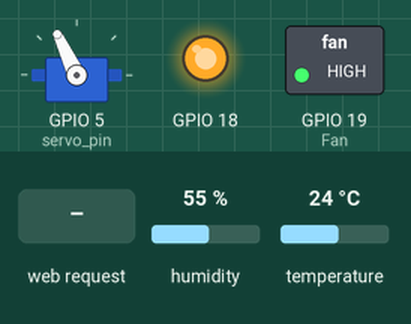
This sketch was run on a simulated ESP32. Shown: servo, switched loads named in the sketch (green lamp = pin HIGH), output pins drawn as LEDs (lit = HIGH). The test bench sets the inputs (shaded band); at power-on: humidity 55 %, temperature 24 °C. WiFi joins after 1.5 s; servers stay silent unless stated; what the sketch prints to the serial monitor is not drawn.

Above: at 2.7 s.
2.8 s: HTTP request GET /D1H received
At 4.5 s:
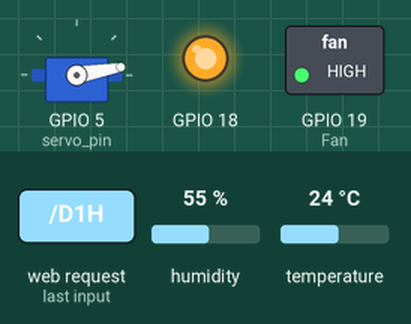
4.8 s: HTTP request GET /L1H received
At 6.0 s:
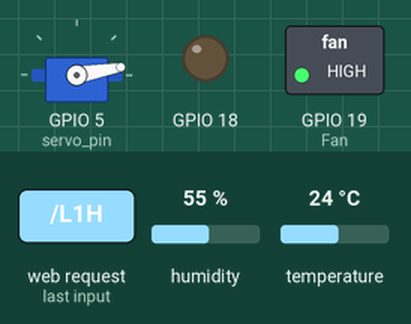
6.3 s: HTTP request GET /F1H received
At 6.9 s:
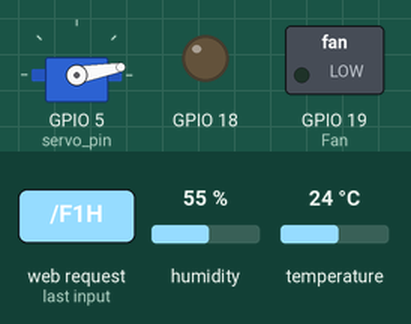
7.8 s: HTTP request GET /L1L received
At 8.4 s:
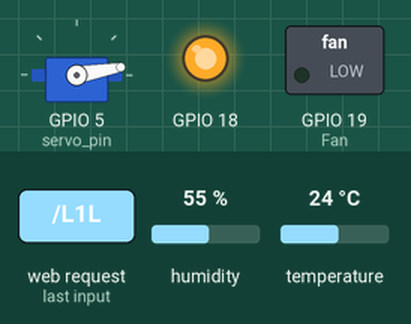
9.3 s: HTTP request GET /D1L received
At 10.9 s:
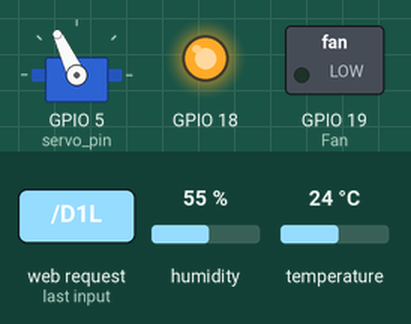
11.3 s: HTTP request GET /L1H received
At 12.3 s:
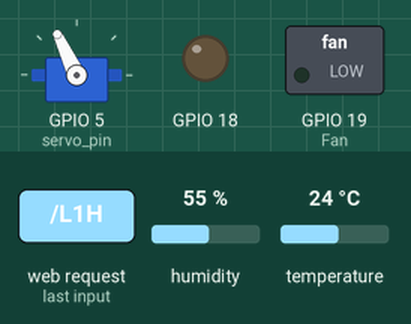
Timing chart, 0 to 13.8 s (numbered marks = the images above; inputs shaded):
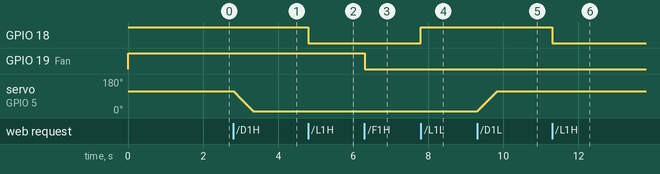

Measured:
- after the input at 2.8 s, servo on GPIO 5 (servo_pin): moves from 115° to 10° over 0.52 s, starting at once
- after the input at 4.8 s, GPIO 18: HIGH → LOW at once
- after the input at 6.3 s, GPIO 19 (Fan): HIGH → LOW at once
- after the input at 7.8 s, GPIO 18: LOW → HIGH at once
- after the input at 9.3 s, servo on GPIO 5 (servo_pin): moves from 10° to 115° over 0.52 s, starting at once
- after the input at 11.3 s, GPIO 18: HIGH → LOW at once

The sketch:

project_iot_2.ino
```cpp
#include <WiFi.h>
#include <DHT.h>
#include <ESP32Servo.h>


const char* ssid     = "Redmi 9 Power";
const char* password = "nu123456789";

#define DHTPIN 4
#define DHTTYPE DHT11
float tem=0,humi=0;
DHT dht(DHTPIN, DHTTYPE);


#define servo_pin 5
Servo myservo;
int pos=115;

//for on off indicating
int lion_state=0,fnon_state=0,don_state=0;


WiFiServer server(80);

void setup()
{
    Serial.begin(115200);
    pinMode(18, OUTPUT);
    digitalWrite(18,HIGH);     // set the LED pin mode
    dht.begin();
    myservo.attach(servo_pin);
    myservo.write(115);
    pinMode(19,OUTPUT); //Fan
    digitalWrite(19,HIGH);

    delay(10);

    // We start by connecting to a WiFi network

    Serial.println();
    Serial.println();
    Serial.print("Connecting to ");
    Serial.println(ssid);

    WiFi.begin(ssid, password);

    while (WiFi.status() != WL_CONNECTED) {
        delay(500);
        Serial.print(".");
    }

    Serial.println("");
    Serial.println("WiFi connected.");
    Serial.println("IP address: ");
    Serial.println(WiFi.localIP());

    server.begin();

}

void loop(){
 WiFiClient client = server.available();   // listen for incoming clients

  if (client) {                             // if you get a client,
    Serial.println("New Client.");           // print a message out the serial port
    String currentLine = "";                // make a String to hold incoming data from the client
    while (client.connected()) {            // loop while the client's connected
      if (client.available()) {             // if there's bytes to read from the client,
        char c = client.read();             // read a byte, then
        Serial.write(c);                    // print it out the serial monitor
        if (c == '\n') {                    // if the byte is a newline character

          // if the current line is blank, you got two newline characters in a row.
          // that's the end of the client HTTP request, so send a response:
          if (currentLine.length() == 0) {
            // HTTP headers always start with a response code (e.g. HTTP/1.1 200 OK)
            // and a content-type so the client knows what's coming, then a blank line:

            client.println("HTTP/1.1 200 OK");
            client.println("Content-type:text/html");
            client.println();

            // the content of the HTTP response follows the header:
            client.println(
                           "<!DOCTYPE html>\
                           <html>\
                           <head>\
                           <title>\
                           Dash Board\
                           </title>\
                          <style>\
                            button{\
                                    display: inline-block;\
                                    padding: 10px 20px;\
                                    font-size: 16px;\
                                    text-align: center;\
                                    text-decoration: none;\
                                    border: none;\
                                    border-radius: 4px;\
                            }\
                            .on:active{\
                            background-color:green;\
                            }\
                            .off:active{\
                            background-color:red;\
                            }\
                          </style>\
                          </head>\
                          <body>"
            );

            //status
              humi = dht.readHumidity();
              tem = dht.readTemperature();
              Serial.println(humi);
              Serial.println(tem);
               if (isnan(humi) || isnan(tem)) {
                  Serial.println(F("Failed to read from DHT sensor!"));
                  client.println(
                                  "<div>\
                                  <h2>Status: Failed to read from DHT sensor!</h2>\
                                  <button class=\"re\" type=\"button\" style=\"background-color:white; padding:10px; border-radius:4px; border:1px solid grey; font-weight:500; \">\
                                      <a href=\"/\" style=\"text-decoration:none; color:black;\">Refresh</a>\
                                  </button>\
                                  </div>"
                  );
                }


              else{
                client.println(
                        "<div>\
                        <h2>Status: Good</h2>\
                        <button class=\"re\" type=\"button\" style=\"background-color:white; padding:10px; border-radius:4px; border:1px solid grey; \">\
                            <a href=\"/\" style=\"text-decoration:none; color:black; font-weight:500;\">Refresh</a>\
                        </button>\
                        </div>"
                );
                client.println(
                              "<div>\
                              <h3>Temperature: "
                );
                client.print(tem);
                client.println("&degC</h3>");
                client.print(
                              "<h3>Humidity: "
                );
                client.print(humi);
                client.println("%</h3></div>");
              }


            //for light
            if(lion_state==0){
            client.println(
                         "<div>\
                            <h3 style=\"margin:0px;\">Light</h3>\
                            <button class=\"off\" type=\"button\" style=\"background-color:red; \">\
                             <a href=\"/L1L\" style=\"text-decoration:none; color:white;\">OFF</a>\
                             </button>\
                             <button class=\"on\" type=\"button\" style=\"background-color:white; border:1px solid grey; \">\
                             <a href=\"/L1H\" style=\"text-decoration:none; color:black;\">ON</a>\
                             </button>\
                             </div>"
            );
            }
            else{
            client.println(
                         "<div>\
                            <h3 style=\"margin:0px;\">Light</h3>\
                            <button class=\"off\" type=\"button\" style=\"background-color:white; border:1px solid grey;\">\
                             <a href=\"/L1L\" style=\"text-decoration:none; color:black;\">OFF</a>\
                             </button>\
                             <button class=\"on\" type=\"button\" style=\"background-color:green;\">\
                             <a href=\"/L1H\" style=\"text-decoration:none; color:white;\">ON</a>\
                             </button>\
                             </div>"
            );
            }//light end

            //for door
            if(don_state==0){
            client.println(
                         "<div>\
                            <h3 style=\"margin:0px;\">Door</h3>\
                            <button class=\"off\" type=\"button\" style=\"background-color:red; \">\
                             <a href=\"/D1L\" style=\"text-decoration:none; color:white;\">OFF</a>\
                             </button>\
                             <button class=\"on\" type=\"button\" style=\"background-color:white; border:1px solid grey; \">\
                             <a href=\"/D1H\" style=\"text-decoration:none; color:black;\">ON</a>\
                             </button>\
                             </div>"
            );
            }
            else{
            client.println(
                         "<div>\
                            <h3 style=\"margin:0px;\">Door</h3>\
                            <button class=\"off\" type=\"button\" style=\"background-color:white; border:1px solid grey;\">\
                             <a href=\"/D1L\" style=\"text-decoration:none; color:black;\">OFF</a>\
                             </button>\
                             <button class=\"on\" type=\"button\" style=\"background-color:green;\">\
                             <a href=\"/D1H\" style=\"text-decoration:none; color:white;\">ON</a>\
                             </button>\
                             </div>"
            );
            }//Door end

            //for fan
            if(fnon_state==0){
            client.println(
                         "<div>\
                            <h3 style=\"margin:0px;\">Fan</h3>\
                            <button class=\"off\" type=\"button\" style=\"background-color:red; \">\
                             <a href=\"/F1L\" style=\"text-decoration:none; color:white;\">OFF</a>\
                             </button>\
                             <button class=\"on\" type=\"button\" style=\"background-color:white; border:1px solid grey; \">\
                             <a href=\"/F1H\" style=\"text-decoration:none; color:black;\">ON</a>\
                             </button>\
                             </div>"
            );
            }
            else{
            client.println(
                         "<div>\
                            <h3 style=\"margin:0px;\">Fan</h3>\
                            <button class=\"off\" type=\"button\" style=\"background-color:white; border:1px solid grey;\">\
                             <a href=\"/F1L\" style=\"text-decoration:none; color:black;\">OFF</a>\
                             </button>\
                             <button class=\"on\" type=\"button\" style=\"background-color:green;\">\
                             <a href=\"/F1H\" style=\"text-decoration:none; color:white;\">ON</a>\
                             </button>\
                             </div>"
            );
            }//fan end


            // client.print("Click <a href=\"/H\">here</a> to turn the LED on pin 5 on.<br>");
            // client.print("Click <a href=\"/L\">here</a> to turn the LED on pin 5 off.<br>");
            client.print(
                          "<script>\
                          // function light_ON_off(button){\
                          // var element=document.getElementById(\"light\");\
                          // if(button==\"bt_li_off\"){\
                          //       document.getElementById(\"0ff\").style.background-color=\"red\";\
                          //       document.getElementById(\"on\").style.color=\"white\";}\
                          //       else if(button==\"bt_li_on){\
                          //          document.getElementById(\"on\").style.background-color=\"green\";\
                          //         document.getElementById(\"off\").style.color=\"white\";}}\
                          </script>"
            );
            client.print("</body>\
                          </html>"
            );

            // The HTTP response ends with another blank line:
            client.println();
            // break out of the while loop:
            break;
          } //response sending end
          else {    // if you got a newline, then clear currentLine:
            currentLine = "";
          }
        } // getting new line end

        else if (c != '\r') {  // if you got anything else but a carriage return character,
          currentLine += c;      // add it to the end of the currentLine
        }

        // Check to see if the client request was "GET /H" or "GET /L":


        /*if (currentLine.endsWith("GET /H")) {
          digitalWrite(2, HIGH);               // GET /H turns the LED on
        }
        if (currentLine.endsWith("GET /L")) {
          digitalWrite(2, LOW);                // GET /L turns the LED off
        }*/

        //for light
         if (currentLine.endsWith("GET /L1H")) {
          digitalWrite(18, LOW);               // GET /H turns the LED on
          lion_state=1;

        }
        else if (currentLine.endsWith("GET /L1L")) {
          digitalWrite(18, HIGH);
          lion_state=0 ;       // GET /L turns the LED off
        }

         //for fan
         if (currentLine.endsWith("GET /F1H")) {
          digitalWrite(19, LOW);               // GET /H turns the LED on
           fnon_state=1;

        }
        else if (currentLine.endsWith("GET /F1L")) {
          digitalWrite(19, HIGH);
          fnon_state=0 ;       // GET /L turns the LED off
        }


        //for door
         if (currentLine.endsWith("GET /D1H")) {
              if(pos>=114){
               for (pos = 115; pos >= 10; pos -= 1) { // goes from 180 degrees to 0 degrees
                  myservo.write(pos);
                  Serial.println(pos);         // tell servo to go to position in variable 'pos'
                  delay(5);                       // waits 15ms for the servo to reach the position
                } }
             don_state=1;
          }

        else if (currentLine.endsWith("GET /D1L")) {
          if(pos<=11){
              for (pos = 10; pos <= 115; pos += 1) { // goes from 0 degrees to 180 degrees
                  // in steps of 1 degree
                  myservo.write(pos);// tell servo to go to position in variable 'pos'
                  Serial.println(pos);
                  delay(5);
                }
              }
          don_state=0 ;       // GET /L turns the LED off
        }//end fan

      } //client available ending
    } //while loop ending
    // close the connection:
    client.stop();
    Serial.println("Client Disconnected.");
  }
}
```
